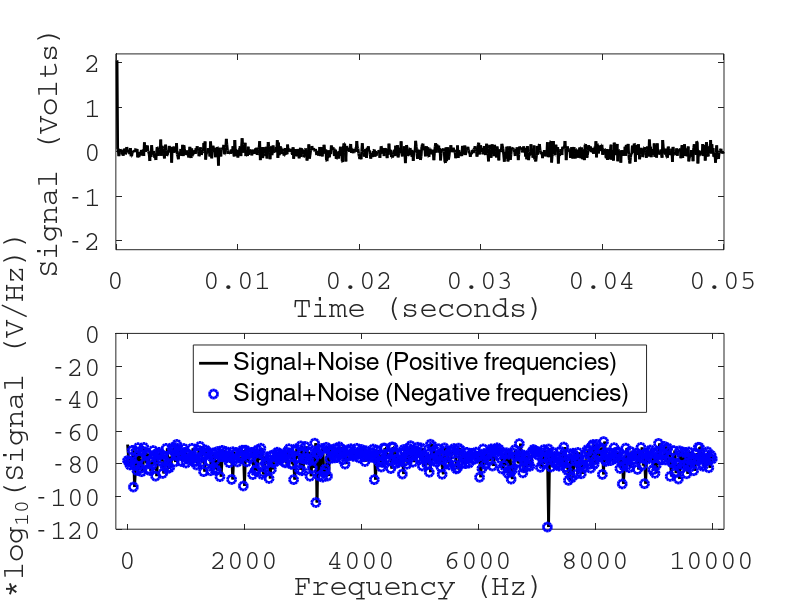

This chart was generated by the following MATLAB code:
clear;
close;
home;
pkg load signal;

%dsp parameters for x-axis:
fs = 2.0e4; %Hz
dt = 1/fs;
T = 1e3*dt;
df = 1/T;
f = transpose([0:df:fs/2]);
t = transpose([dt:dt:T]);

%dsp parameters for y-axis:
amplitude = 2.0;
noise_sigma = 1e-1;
noise = randn(size(t))*noise_sigma;
y = zeros(size(t));
y(1) = amplitude;
y = y+noise;

%filtering
%[b1,a1] = butter(8,0.5,"low");
%[b2,a2] = butter(8,0.5,"high");
%y = filter(b1,a1,y); %low-pass
%y = filter(b2,a2,y); %high-pass

%Computing the spectrum
Y = sqrt(conj(fft(y)).*fft(y));
Y_R = Y(1:length(f))*dt;
Y_L = Y(length(f)-1:end)*dt;

%Plotting section
figure(1, 'position',[0,0,1000,1000]);
subplot(2,1,1);
plot(t,y,'color','black','linewidth',2.0);
xlabel('Time (seconds)','fontname','Courier','fontsize',20);
ylabel('Signal (Volts)','fontname','Courier','fontsize',20);
set(gca(),'fontname','Courier','fontsize',20);
axis([0-dt T+dt -amplitude*1.1 amplitude*1.1]);
subplot(2,1,2);
hold on;
plot(f,20*log10(Y_R),'color','black','linewidth',2.0);
plot(f,20*log10(flipud(Y_L)),'o','color','blue','linewidth',2.0);
axis([0-df*10 fs/2+df*10 -120 0]);
xlabel('Frequency (Hz)','fontname','Courier','fontsize',20);
ylabel('20*log_{10}(Signal (V/Hz))','fontname','Courier','fontsize',20);
set(gca(),'fontname','Courier','fontsize',20);
legend('Signal+Noise (Positive frequencies)','Signal+Noise (Negative frequencies)','location','north');
box on;
